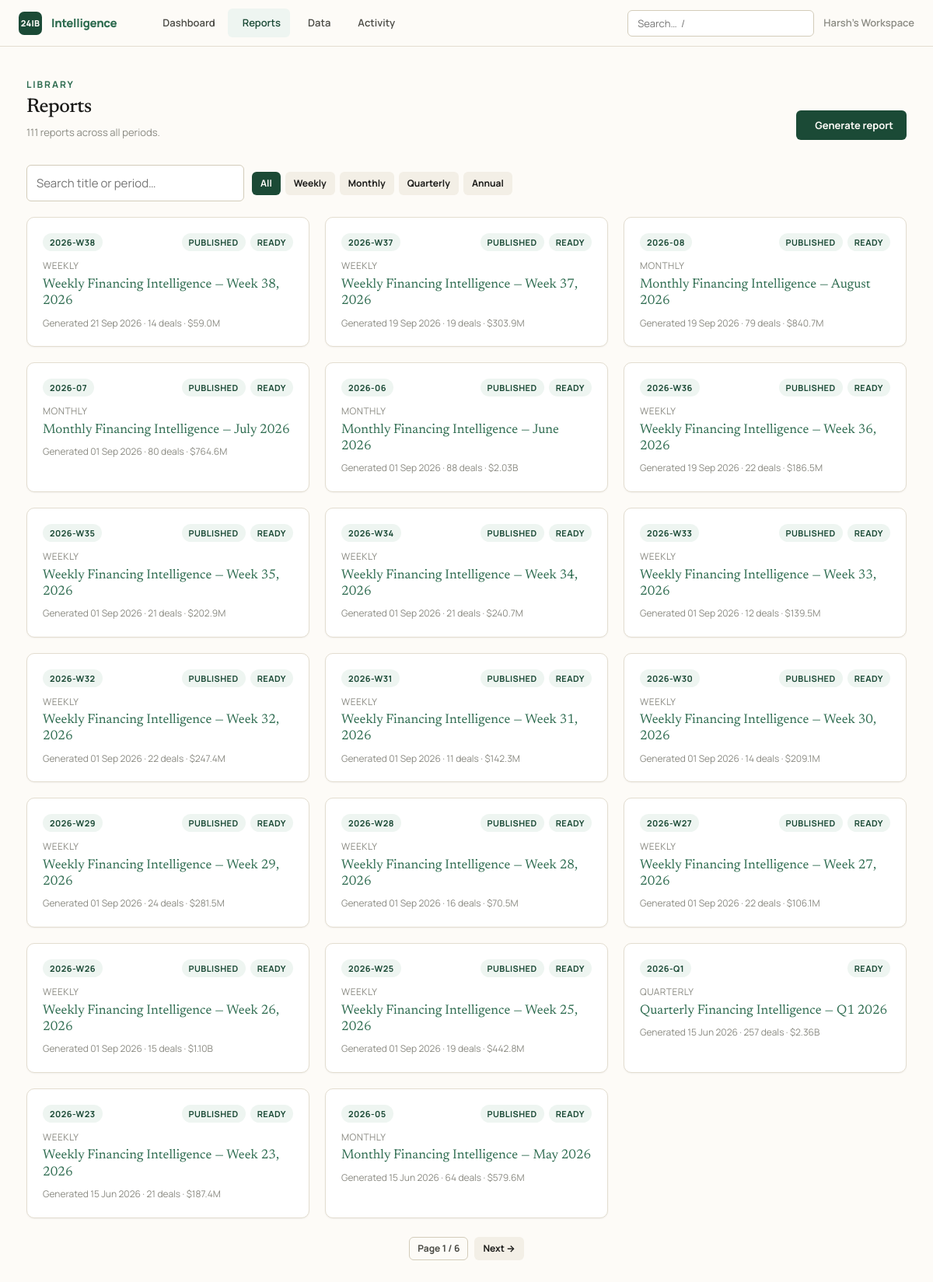
The page /reports/ on the database as committed earlier.
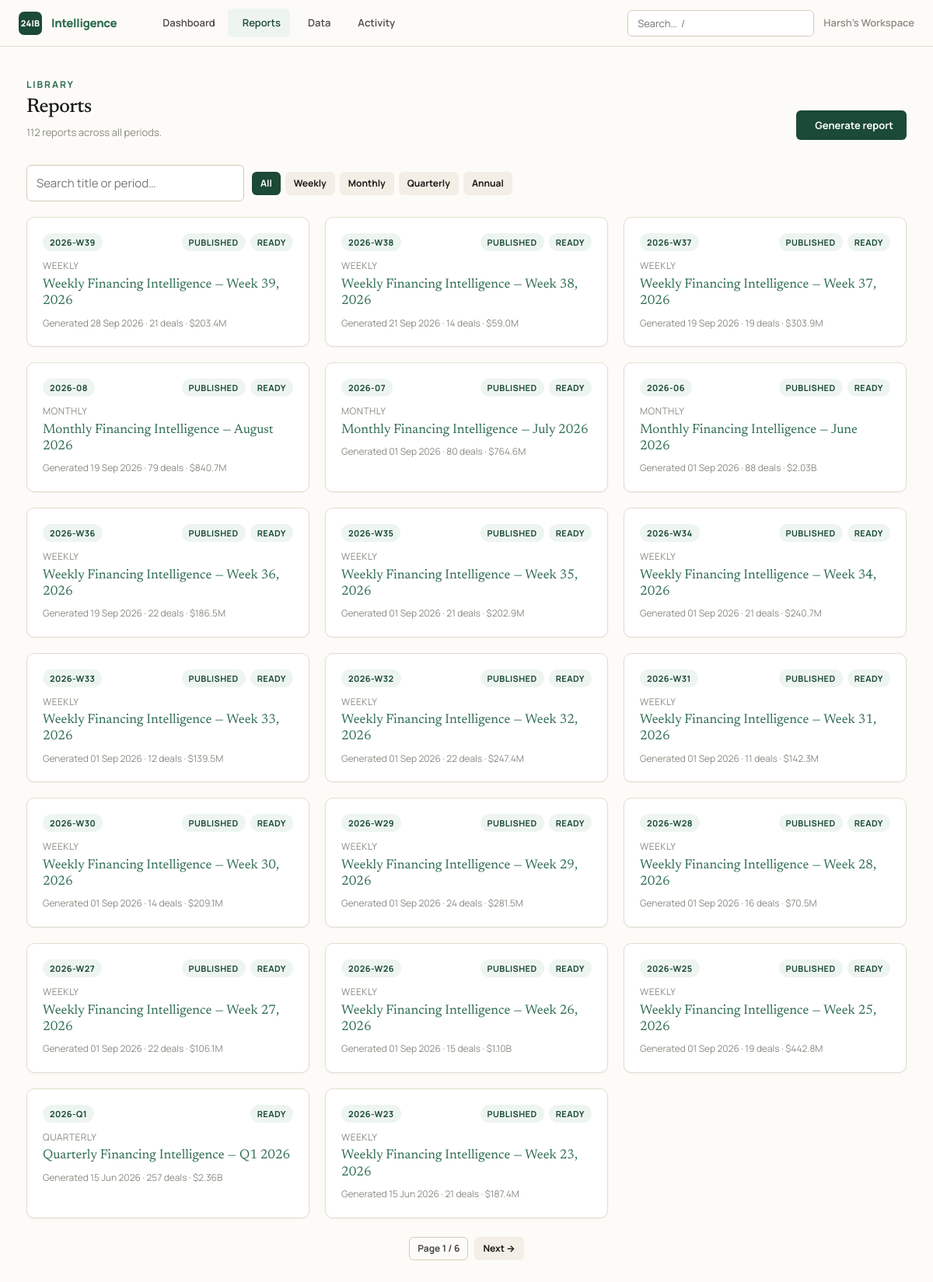
The same page on the database as committed later.
### intelligence/models.py (models this page shows, shortened)
class Organization(db.Model):
    __tablename__ = "organizations"
    id: Mapped[int] = mapped_column(primary_key=True)
    name: Mapped[str] = mapped_column(String(160), nullable=False)
    slug: Mapped[str] = mapped_column(String(80), unique=True, nullable=False)
    created_at: Mapped[datetime] = mapped_column(DateTime, default=_utcnow)
    deals: Mapped[list["FundingDeal"]] = relationship(back_populates="organization", cascade="all, delete-orphan")
    reports: Mapped[list["Report"]] = relationship(back_populates="organization", cascade="all, delete-orphan")
    api_keys: Mapped[list["ApiKey"]] = relationship(back_populates="organization", cascade="all, delete-orphan")

class Report(db.Model):
    __tablename__ = "reports"
    id: Mapped[int] = mapped_column(primary_key=True)
    organization_id: Mapped[int] = mapped_column(ForeignKey("organizations.id"), nullable=False)
    period_type: Mapped[PeriodType] = mapped_column(Enum(PeriodType), nullable=False)
    period_key: Mapped[str] = mapped_column(String(40), nullable=False)  # e.g. 2026-W14, 2026-05, 2026-Q1, 2026
    title: Mapped[str] = mapped_column(String(240), default="")
    edition_no: Mapped[int | None] = mapped_column(Integer, nullable=True)
    status: Mapped[ReportStatus] = mapped_column(Enum(ReportStatus), default=ReportStatus.PENDING)
    payload_json: Mapped[str] = mapped_column(Text, default="{}")  # see `payload` property — the full computed report
    error: Mapped[str | None] = mapped_column(Text, nullable=True)  # set only when status == FAILED
    share_token: Mapped[str] = mapped_column(String(48), default=_token, unique=True, index=True)
    is_published: Mapped[bool] = mapped_column(Boolean, default=False)
    notes: Mapped[str] = mapped_column(Text, default="")  # free-form personal notes, not shown on the public page
    created_at: Mapped[datetime] = mapped_column(DateTime, default=_utcnow)
    generated_at: Mapped[datetime | None] = mapped_column(DateTime, nullable=True)  # set when status becomes READY
    organization: Mapped["Organization"] = relationship(back_populates="reports")
    @property
    def payload(self) -> dict:
        return json.loads(self.payload_json or "{}")
    @payload.setter
    def payload(self, data: dict) -> None:
        """Serialise ``data`` to JSON for storage.

        ``default=str`` lets ``date``/``datetime`` values inside the payload
        (produced by ``aggregate.build_payload``) serialise without callers
        having to hand-roll a JSON encoder for every report field.
        """
        self.payload_json = json.dumps(data, default=str)

### intelligence/reports/routes.py (the view)
@bp.route("/")
def index():
    org = require_org()
    q = (request.args.get("q") or "").strip()
    type_filter = request.args.get("type") or ""
    page = _clamp_int(request.args.get("page"), default=1, lo=1, hi=1_000_000)
    filters = [Report.organization_id == org.id]
    if type_filter in {pt.value for pt in PeriodType}:
        filters.append(Report.period_type == PeriodType(type_filter))
    if q:
        like = f"%{q}%"
        filters.append(or_(Report.title.ilike(like), Report.period_key.ilike(like)))
    total = db.session.scalar(select(func.count(Report.id)).where(*filters)) or 0
    pages = max(1, (total + _PER_PAGE - 1) // _PER_PAGE)
    page = min(page, pages)
    reports = db.session.scalars(
        select(Report).where(*filters).order_by(Report.created_at.desc())
        .limit(_PER_PAGE).offset((page - 1) * _PER_PAGE)
    ).all()
    all_total = db.session.scalar(
        select(func.count(Report.id)).where(Report.organization_id == org.id)
    ) or 0
    return render_template(
        "reports/index.html", reports=reports, total=total, all_total=all_total,
        page=page, pages=pages, q=q, type_filter=type_filter, active="reports",
    )

### intelligence/__init__.py (called while the page is built)
def _register_security_headers(app: Flask) -> None:
    @app.after_request
    def _set_headers(resp):  # noqa: WPS430
        resp.headers.setdefault("X-Content-Type-Options", "nosniff")
        resp.headers.setdefault("X-Frame-Options", "SAMEORIGIN")
        resp.headers.setdefault("Referrer-Policy", "strict-origin-when-cross-origin")
        resp.headers.setdefault("Content-Security-Policy", _CSP)
        if app.config.get("SESSION_COOKIE_SECURE"):
            resp.headers.setdefault(
                "Strict-Transport-Security", "max-age=31536000; includeSubDomains"
            )
        return resp

### intelligence/clock.py (called while the page is built)
def utcnow() -> datetime:
    return datetime.now(timezone.utc).replace(tzinfo=None)

### intelligence/reports/routes.py (called while the page is built)
def _clamp_int(raw, default: int, lo: int, hi: int) -> int:
    try:
        return max(lo, min(int(raw), hi))
    except (TypeError, ValueError):
        return default

### intelligence/tenancy.py (called while the page is built, shortened)
def ensure_workspace() -> Organization:
    org = db.session.query(Organization).first()
    if org is not None:
        return org

def require_org() -> Organization:
    if "workspace" not in g:
        g.workspace = ensure_workspace()
    return g.workspace

### intelligence/templates/reports/index.html (shortened to what this page needs)
{% extends "base.html" %}
{% block content %}
<div class="page-head">
  <div><div class="eyebrow">Library</div><h1 class="page-title">Reports</h1>
  <p class="page-sub">{{ all_total }} report{{ '' if all_total==1 else 's' }} across all periods.</p></div>
  <a class="btn btn-primary" href="{{ url_for('reports.new') }}"> Generate report</a>
</div>
{% if all_total == 0 %}
<div class="empty">
  <h3>No reports yet</h3>
  <p>Generate your first weekly, monthly, quarterly or annual intelligence report.</p>
  <a class="btn btn-primary" style="margin-top:16px" href="{{ url_for('reports.new') }}">Generate a report</a>
</div>
{% else %}
<form method="get" style="display:flex;gap:10px;flex-wrap:wrap;align-items:center;margin-bottom:var(--sp-5)">
  <input class="input" type="search" name="q" value="{{ q }}" placeholder="Search title or period…" style="max-width:280px">
  <div style="display:flex;gap:6px;flex-wrap:wrap">
    <a class="btn btn-sm {{ 'btn-primary' if not type_filter }}" href="{{ url_for('reports.index', q=q) }}">All</a>
    {% for pt in PeriodType %}
    <a class="btn btn-sm {{ 'btn-primary' if type_filter==pt.value }}" href="{{ url_for('reports.index', q=q, type=pt.value) }}">{{ pt.value|capitalize }}</a>
    {% endfor %}
  </div>
</form>
{% if reports %}
<div class="grid grid-3">
  {% for r in reports %}
  <a class="card card-hover" href="{{ url_for('reports.view', report_id=r.id) }}">
    <div style="display:flex;justify-content:space-between;align-items:start;margin-bottom:10px">
      <span class="badge badge-green">{{ r.period_key }}</span>
      <div style="display:flex;gap:6px">
        {% if r.period_type.value in ('weekly','monthly') %}
        <span class="badge badge-{{ 'green' if r.is_published else 'gray' }}">{{ 'published' if r.is_published else 'draft' }}</span>
        {% endif %}
        <span class="badge badge-{{ 'green' if r.status.value=='ready' else 'amber' }}">{{ r.status.value }}</span>
      </div>
    </div>
    <div class="muted" style="font-size:var(--text-xs);text-transform:uppercase;letter-spacing:0.04em;margin-bottom:4px">{{ r.period_type.value }}</div>
    <div style="font-family:var(--font-serif);font-size:var(--text-md);line-height:1.25">{{ r.title }}</div>
    <div class="muted" style="font-size:var(--text-xs);margin-top:8px">
      {% if r.generated_at %}Generated {{ r.generated_at.strftime('%d %b %Y') }}{% else %}Not generated{% endif %}
      {% if r.payload.stats %} · {{ r.payload.stats.total_deals }} deals · {{ r.payload.stats.total_capital_label }}{% endif %}
    </div>
  </a>
  {% endfor %}
</div>
{% if pages > 1 %}
<div style="display:flex;gap:8px;justify-content:center;margin-top:var(--sp-6)">
  <span class="btn btn-sm btn-ghost">Page {{ page }} / {{ pages }}</span>
  {% if page < pages %}<a class="btn btn-sm" href="{{ url_for('reports.index', q=q, type=type_filter, page=page+1) }}">Next →</a>{% endif %}
</div>
{% endif %}
{% else %}
<div class="empty">
  <h3>No reports match</h3>
  <p>Try a different search or clear the filter.</p>
</div>
{% endif %}
{% endif %}
{% endblock %}

### intelligence/templates/base.html (shortened to what this page needs)
<!doctype html>
<html lang="en">
<head>
  <link rel="stylesheet" href="{{ url_for('static', filename='css/tokens.css') }}">
  <link rel="stylesheet" href="{{ url_for('static', filename='css/app.css') }}">
</head>
<body>
  <nav class="nav">
    <a href="{{ url_for('dashboard.home') }}" class="nav-brand">
      <span class="nav-mark" aria-hidden="true">24IB</span>
      <span>Intelligence</span>
    </a>
    <div class="nav-links">
      <a class="nav-link {{ 'active' if active=='dashboard' }}" href="{{ url_for('dashboard.home') }}">Dashboard</a>
      <a class="nav-link {{ 'active' if active=='reports' }}" href="{{ url_for('reports.index') }}">Reports</a>
      <a class="nav-link {{ 'active' if active=='data' }}" href="{{ url_for('data.index') }}">Data</a>
      <a class="nav-link {{ 'active' if active=='runs' }}" href="{{ url_for('dashboard.runs') }}">Activity</a>
    </div>
    <div class="nav-right">
      <form action="{{ url_for('explore.search') }}" method="get" role="search" class="nav-search">
        <input class="input" id="global-search" type="search" name="q"
               placeholder="Search…  /" title="Press / to focus">
      </form>
      <span class="nav-org">{{ current_org.name if current_org }}</span>
    </div>
  </nav>
  {% block body %}
  <main class="container" id="main">
    {% block content %}{% endblock %}
  </main>
  {% endblock %}
</body>
</html>

### intelligence/static/css/tokens.css (style rules this page uses)
:root { --cream: #fdfbf7; --sand: #f3efe6; --sand-2: #ece7da; --border: #e3ddd0; --border-strong: #d3ccba; --ink: #1a1a18; --slate: #4a4a44; --dust: #8a8a82; --ghost: #b8b8ae; --g900: #0a2418; --g800: #1b4a36; --g700: #2d6b4f; --g600: #3d8a67; --g400: #7ab896; --g200: #b8ddc9; --g50: #eef5f1; --b700: #1f4e79; --b500: #3b82c4; --b50: #eef5fd; --r700: #9b2c2c; --r500: #d64545; --r50: #fdf0f0; --a700: #92600a; --a500: #d99a16; --a50: #fef8ec; --font-serif: 'Newsreader', Georgia, 'Times New Roman', serif; --font-sans: 'Manrope', system-ui, -apple-system, sans-serif; --font-mono: 'JetBrains Mono', ui-monospace, 'SF Mono', monospace; --text-2xs: 0.6875rem; --text-xs: 0.75rem; --text-sm: 0.8125rem; --text-base:0.9375rem; --text-md: 1.0625rem; --text-lg: 1.25rem; --text-xl: 1.5rem; --text-2xl: 2rem; --text-3xl: 2.75rem; --track-tight: -0.02em; --track-normal: 0; --track-wide: 0.04em; --track-widest: 0.16em; --sp-1: 4px; --sp-2: 8px; --sp-3: 12px; --sp-4: 16px; --sp-5: 20px; --sp-6: 24px; --sp-8: 32px; --sp-10: 40px; --sp-12: 48px; --sp-16: 64px; --sp-24: 96px; --radius-sm: 6px; --radius: 10px; --radius-lg: 16px; --shadow-sm: 0 1px 2px rgba(26,26,24,0.05); --shadow: 0 4px 16px rgba(26,26,24,0.07); --shadow-lg: 0 12px 40px rgba(26,26,24,0.10); --ease-out: cubic-bezier(0.16, 1, 0.3, 1); --ease-spring: cubic-bezier(0.34, 1.56, 0.64, 1); --dur-fast: 120ms; --dur-base: 220ms; --nav-h: 60px; --max-content: 1180px; --max-article: 760px; }

Rows that differ between the two databases and show on the page:
no longer on this page (row unchanged): Report: period_key "2026-05", is_published "PUBLISHED", status.value "READY", period_type.value "MONTHLY", title "Monthly Financing Intelligence — May 2026", generated_at "15 Jun 2026", payload.stats.total_deals "64", payload.stats.total_capital_label "$579.6M"
added Report: period_key "2026-W39", is_published "PUBLISHED", status.value "READY", period_type.value "WEEKLY", title "Weekly Financing Intelligence — Week 39, 2026", generated_at "28 Sep 2026", payload.stats.total_deals "21", payload.stats.total_capital_label "$203.4M"
Other text that changed with them:
{{ all_total }}: "111" → "112"
